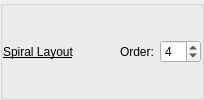
               <widget class="QGroupBox" name="groupBox_28">
                <property name="title">
                 <string/>
                </property>
                <property name="flat">
                 <bool>true</bool>
                </property>
                <layout class="QGridLayout" name="gridLayout_24">
                 <property name="leftMargin">
                  <number>0</number>
                 </property>
                 <property name="topMargin">
                  <number>1</number>
                 </property>
                 <property name="rightMargin">
                  <number>0</number>
                 </property>
                 <property name="bottomMargin">
                  <number>1</number>
                 </property>
                 <property name="verticalSpacing">
                  <number>0</number>
                 </property>
                 <item row="0" column="2">
                  <spacer name="horizontalSpacer_19">
                   <property name="orientation">
                    <enum>Qt::Orientation::Horizontal</enum>
                   </property>
                   <property name="sizeHint" stdset="0">
                    <size>
                     <width>40</width>
                     <height>20</height>
                    </size>
                   </property>
                  </spacer>
                 </item>
                 <item row="0" column="4">
                  <widget class="QSpinBox" name="kcfg_spiralLayoutOrder">
                   <property name="font">
                    <font>
                     <italic>false</italic>
                     <bold>false</bold>
                     <underline>false</underline>
                    </font>
                   </property>
                   <property name="toolTip">
                    <string>&lt;html&gt;&lt;head/&gt;&lt;body&gt;&lt;p&gt;0 - to disable&lt;/p&gt;&lt;/body&gt;&lt;/html&gt;</string>
                   </property>
                   <property name="maximum">
                    <number>12</number>
                   </property>
                   <property name="value">
                    <number>4</number>
                   </property>
                  </widget>
                 </item>
                 <item row="0" column="1">
                  <widget class="QLabel" name="label_38">
                   <property name="font">
                    <font>
                     <italic>false</italic>
                     <bold>false</bold>
                     <underline>true</underline>
                    </font>
                   </property>
                   <property name="text">
                    <string>Spiral Layout</string>
                   </property>
                  </widget>
                 </item>
                 <item row="0" column="3">
                  <widget class="QLabel" name="label_48">
                   <property name="font">
                    <font>
                     <italic>false</italic>
                     <bold>false</bold>
                     <underline>false</underline>
                    </font>
                   </property>
                   <property name="text">
                    <string>Order:</string>
                   </property>
                  </widget>
                 </item>
                </layout>
               </widget>
